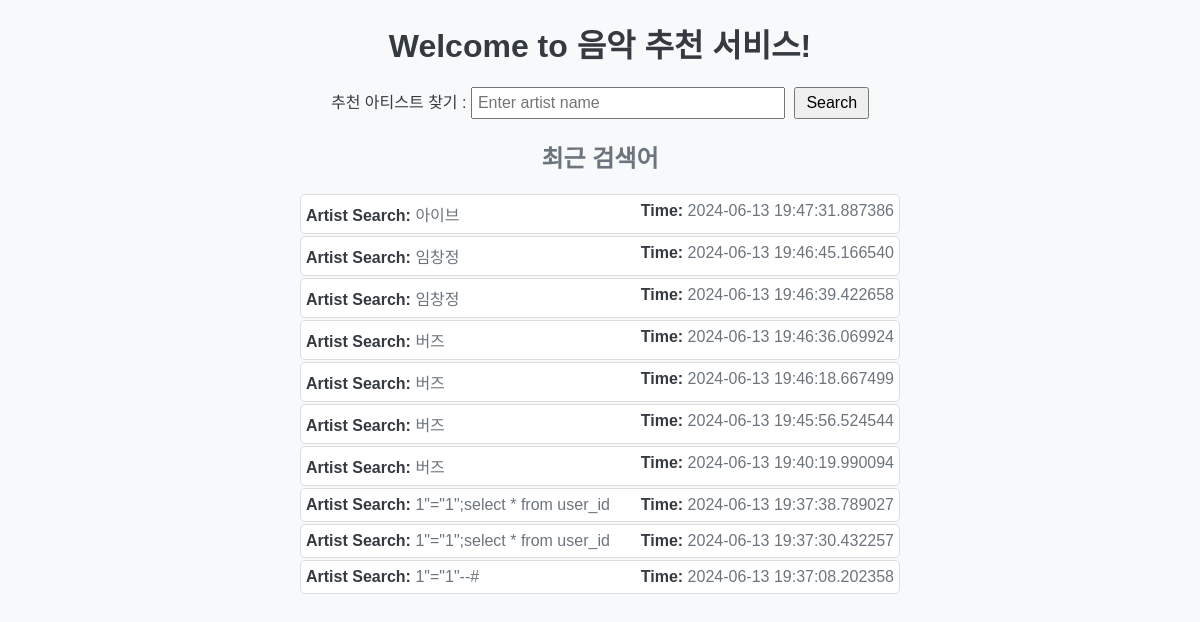
The app's page /, older data.
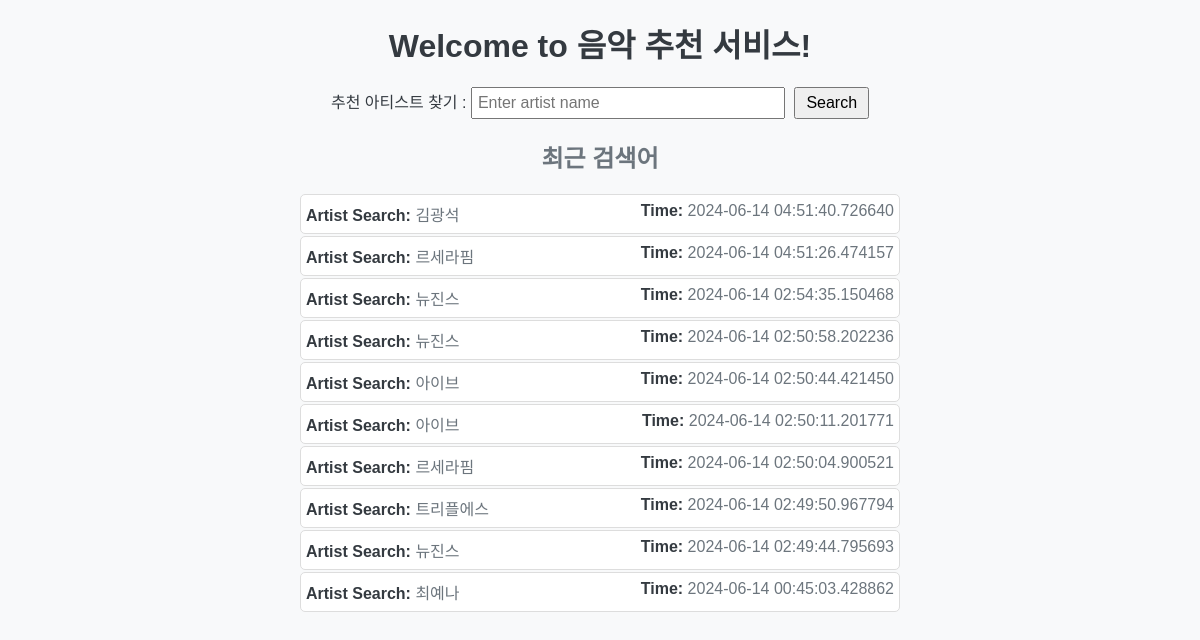
The same page, newer data.
### main.py (models this page shows)
class SearchHistory(Base):
    __tablename__ = "search_history"
    id = Column(Integer, primary_key=True, index=True)
    user_id = Column(String, index=True)
    artist_name = Column(String, index=True)
    track_name = Column(String, index=True, nullable=True)
    timestamp = Column(DateTime, default=datetime.utcnow)

### main.py (the view)
@app.get("/", response_class=HTMLResponse)
async def root(request: Request, db: Session = Depends(get_db)):
    recent_searches = db.query(SearchHistory).order_by(desc(SearchHistory.timestamp)).limit(10).all()
    return templates.TemplateResponse("index.html", {
        "request": request,
        "recent_searches": recent_searches
    })

### templates/index.html (shortened to what this page needs)
<!DOCTYPE html>
<html>
<head>
</head>
<body>
    <div class="container">
        <h1>Welcome to 음악 추천 서비스!</h1>
        <div class="search-container">
            <form action="/artist_info" method="get">
                <label for="artist_name" class="sr-only">추천 아티스트 찾기 :</label>
                <input type="text" id="artist_name" name="artist_name" placeholder="Enter artist name">
                <button type="submit">Search</button>
            </form>
        </div>
        <div class="recent-searches">
            <h2>최근 검색어</h2>
            <ul>
                {% for search in recent_searches %}
                <li class="search-item">
                    <div><span>Artist Search:</span> {{ search.artist_name }}</div>
                    <div><span>Time:</span> {{ search.timestamp }}</div>
                </li>
                {% endfor %}
            </ul>
        </div>
    </div>
</body>
</html>

Row changes from the older to the newer data that the page shows:
no longer on this page (row unchanged): SearchHistory: artist_name "아이브", timestamp "2024-06-13 19:47:31.887386"
no longer on this page (row unchanged): SearchHistory: artist_name "임창정", timestamp "2024-06-13 19:46:45.166540"
no longer on this page (row unchanged): SearchHistory: artist_name "임창정", timestamp "2024-06-13 19:46:39.422658"
no longer on this page (row unchanged): SearchHistory: artist_name "버즈", timestamp "2024-06-13 19:46:36.069924"
no longer on this page (row unchanged): SearchHistory: artist_name "버즈", timestamp "2024-06-13 19:46:18.667499"
no longer on this page (row unchanged): SearchHistory: artist_name "버즈", timestamp "2024-06-13 19:45:56.524544"
no longer on this page (row unchanged): SearchHistory: artist_name "버즈", timestamp "2024-06-13 19:40:19.990094"
no longer on this page (row unchanged): SearchHistory: artist_name "1\"=\"1\";select * from user_id", timestamp "2024-06-13 19:37:38.789027"
no longer on this page (row unchanged): SearchHistory: artist_name "1\"=\"1\";select * from user_id", timestamp "2024-06-13 19:37:30.432257"
no longer on this page (row unchanged): SearchHistory: artist_name "1\"=\"1\"--#", timestamp "2024-06-13 19:37:08.202358"
added SearchHistory: artist_name "김광석", timestamp "2024-06-14 04:51:40.726640"
added SearchHistory: artist_name "르세라핌", timestamp "2024-06-14 04:51:26.474157"
added SearchHistory: artist_name "뉴진스", timestamp "2024-06-14 02:54:35.150468"
added SearchHistory: artist_name "뉴진스", timestamp "2024-06-14 02:50:58.202236"
added SearchHistory: artist_name "아이브", timestamp "2024-06-14 02:50:44.421450"
added SearchHistory: artist_name "아이브", timestamp "2024-06-14 02:50:11.201771"
added SearchHistory: artist_name "르세라핌", timestamp "2024-06-14 02:50:04.900521"
added SearchHistory: artist_name "트리플에스", timestamp "2024-06-14 02:49:50.967794"
added SearchHistory: artist_name "뉴진스", timestamp "2024-06-14 02:49:44.795693"
added SearchHistory: artist_name "최예나", timestamp "2024-06-14 00:45:03.428862"
